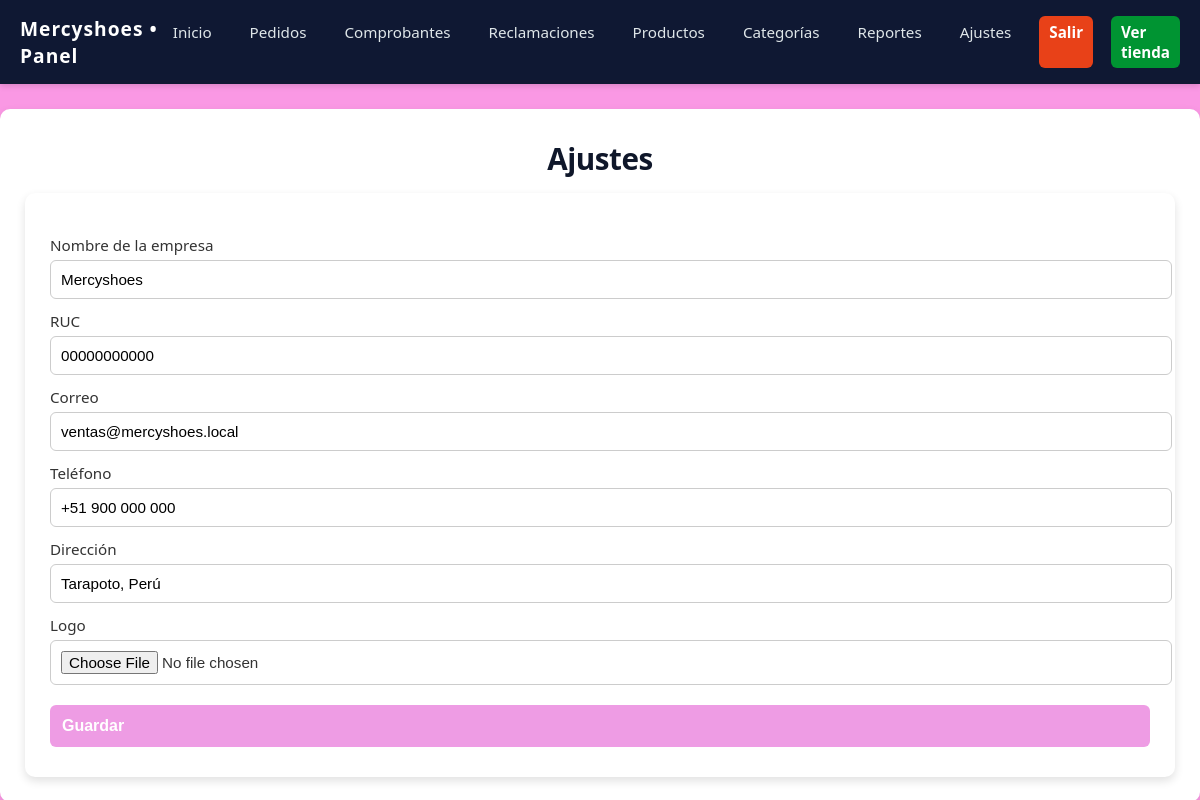
The app's page /index.php?r=admin/settings (signed in) with its own data.
### tables this page shows
CREATE TABLE IF NOT EXISTS settings (
  id INT AUTO_INCREMENT PRIMARY KEY,
  company_name VARCHAR(150) NOT NULL,
  company_email VARCHAR(150) NOT NULL,
  company_phone VARCHAR(60) NOT NULL,
  company_address VARCHAR(255) DEFAULT '',
  company_ruc VARCHAR(32) DEFAULT '',
  logo_path VARCHAR(255) DEFAULT ''
);

### core/Controller.php (called while the page is built, shortened)
<?php
class Controller {
    protected function render($viewPath, $data = [], $layout = 'main') {
        extract($data);
        $layoutFile = __DIR__ . '/../app/views/partials/layout_' . $layout . '.php';
        include $layoutFile;
    }
}
?>

### app/controllers/AdminController.php (called while the page is built, shortened)
<?php
class AdminController extends Controller
{
    public function settings()
    {
        $settings = (new Setting())->get();
        $this->render('admin/settings', compact('settings'), 'admin');
    }
}

### index.php (called while the page is built, shortened)
<?php
spl_autoload_register(function($class) {
    $paths = [
        __DIR__ . '/core/' . $class . '.php',
        __DIR__ . '/app/controllers/' . $class . '.php',
        __DIR__ . '/app/models/' . $class . '.php',
    ];
    foreach ($paths as $p) if (file_exists($p)) { require $p; return; }
});
$route = isset($_GET['r']) ? trim($_GET['r']) : 'home/index';
$parts = array_values(array_filter(explode('/', $route)));
$action = $parts[1] ?? 'index';
$params = array_slice($parts, 2);
$c = new $controller();
call_user_func_array([$c, $action], $params);
?>

### core/Database.php (called while the page is built)
<?php
class Database {
    private static $instance = null;
    public static function getInstance() {
        if (self::$instance === null) {
            $dsn = 'mysql:host=' . DB_HOST . ';dbname=' . DB_NAME . ';charset=utf8mb4';
            try {
                self::$instance = new PDO($dsn, DB_USER, DB_PASS, [
                    PDO::ATTR_ERRMODE => PDO::ERRMODE_EXCEPTION,
                    PDO::ATTR_DEFAULT_FETCH_MODE => PDO::FETCH_ASSOC,
                ]);
            } catch (PDOException $e) {
                die('DB connection failed: ' . $e->getMessage());
            }
        }
        return self::$instance;
    }
}
?>

### app/models/Setting.php (called while the page is built, shortened)
<?php
class Setting {
    private $db;
    public function __construct(){ $this->db = Database::getInstance(); }
    public function get(){
        $r = $this->db->query('SELECT * FROM settings LIMIT 1')->fetch();
        return $r;
    }
}
?>

### app/views/admin/settings.php (the view, shortened to what this page needs)
<h1>Ajustes</h1>
<form class="form" method="post" enctype="multipart/form-data" action="<?php echo BASE_URL; ?>?r=admin/settings_save">
  <label>Nombre de la empresa</label><input name="company_name" value="<?php echo htmlspecialchars($settings['company_name']); ?>">
  <label>RUC</label><input name="company_ruc" value="<?php echo htmlspecialchars($settings['company_ruc']); ?>">
  <label>Correo</label><input name="company_email" value="<?php echo htmlspecialchars($settings['company_email']); ?>">
  <label>Teléfono</label><input name="company_phone" value="<?php echo htmlspecialchars($settings['company_phone']); ?>">
  <label>Dirección</label><input name="company_address" value="<?php echo htmlspecialchars($settings['company_address']); ?>">
  <label>Logo</label><input type="file" name="logo" accept="image/*">
  <button class="btn" type="submit">Guardar</button>
</form>

### public/assets/css/stylesadmin.css (style rules this page uses)
body.admin-body { font-family: 'Segoe UI', Tahoma, Geneva, Verdana, sans-serif; background: #fa98e4; margin: 0; padding: 0; color: #333; }
.btn { display: inline-block; padding: 8px 14px; border-radius: 6px; font-size: 0.9rem; font-weight: 600; text-decoration: none; transition: all 0.3s ease; text-align: center; }
.form { background: #fff; padding: 30px 25px; border-radius: 10px; box-shadow: 0 4px 10px rgba(0,0,0,0.12); text-align: center; }
.form label { display: block; text-align: left; margin: 12px 0 5px; font-weight: 500; font-size: 0.95rem; color: #333; }
.form input { width: 100%; padding: 10px; border: 1px solid #ccc; border-radius: 6px; font-size: 0.95rem; transition: border-color 0.3s ease, box-shadow 0.3s ease; }
.form .btn { margin-top: 20px; width: 100%; padding: 12px; font-size: 1rem; background: #ee9ce4; color: #fff; border: none; border-radius: 6px; cursor: pointer; transition: background 0.3s ease; text-align: center; }
:root { --surface: #ffffff; --surface-2: #f6f8fc; --text: #0f172a; --muted: #475569; --border: #e5e7eb; --primary: #2563eb; --radius: 14px; --shadow: 0 8px 24px rgba(0,0,0,.06); }
h1 { margin: 4px 0 14px; font-size: clamp(1.35rem, 1.1rem + 1vw, 1.9rem); font-weight: 800; color: var(--text); letter-spacing: -0.015em; text-align: center; }
.btn { display: inline-flex; align-items: center; gap: .5rem; padding: .5rem .9rem; border-radius: 999px; font-weight: 700; text-decoration: none; border: 1px solid transparent; transition: background .2s ease, color .2s ease, border-color .2s ease, transform .06s ease, box-shadow .2s ease; }

### records on screen
settings: company_name "Mercyshoes", company_ruc "00000000000", company_email "ventas@mercyshoes.local", company_phone "+51 900 000 000", company_address "Tarapoto, Perú"
